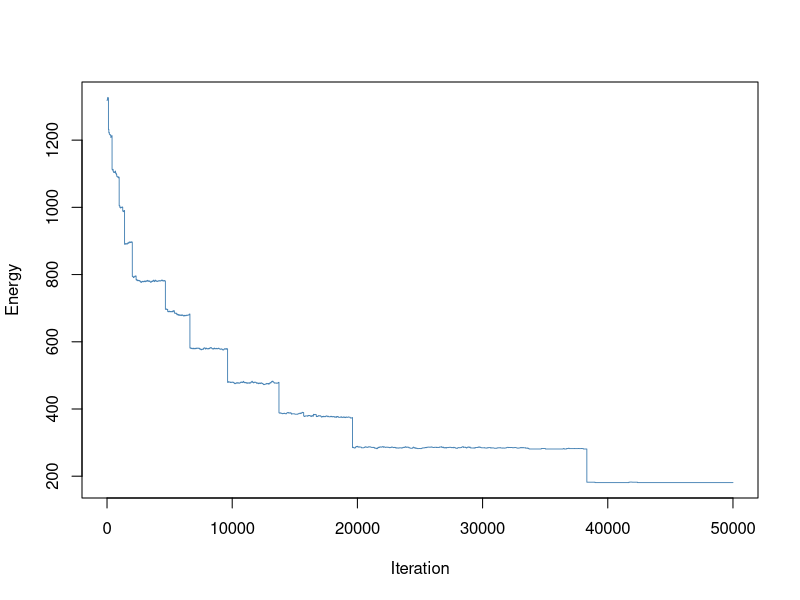

Write the R code that produced this figure. (Note: this script raises an error after producing the figure.)
##----------------------------------------------------------------------
## EVERYTHING YOU NEED TO CHANGE IS IN THIS SECTION OR THE FINAL SECTION

# Number of doctors available
ndoctors <- 5

# Number of nurses
nnurses <- 7

# Number of days in the schedule
ndays <- 7

# Number of staff present for each shift (must have same # of shifts)
# e.g., c(2, 3, 3) has three shifts with 2, 3, 3 people respectively
doctorstaffing <- c(2, 2, 2, 2, 2)
nursestaffing <- c(3, 3, 3, 3, 3)

# Penalties for violating each of six constraints
# Penalty 1: Each instance of three consecutive shifts (including overnight)
# Penalty 2: Each person who does not have two days off AT ALL
# Penalty 3: Each person who does not have two days off IN A ROW
# Penalty 4: Each instance of first shift following last shift on prev day
# Penalty 5: Each instance of working both weekend days (days 1, 2)
# Penalty 6: Weights for the stdev of nurses'/doctors' shifts in the schedule
#            (trying to make everyone work similar amounts)
# Penalty 7: Minimize the maximum number of night shifts each person has
penalties <- c(100, 100, 0.5, 5, 1, 2, 10)  


# Number of iterations (if too small, might not be able to explore enough)
niter <- 50000

# The cooling schedule: what should the temperature be at step i out of n
coolingschedule <- function(i,n)
{
  # If you want greedy optimization, just fix some low temperature
  #return(1e-3)
  
  # Linear cooling schedule from 1 down to 0
  return(1 - (i/(n+1)))
}

## END OF PARAMETER SECTION
##----------------------------------------------------------------------

# (Some things which are calculated automatically)
doctorindices <- c(1,cumsum(doctorstaffing)+1)
nurseindices <- c(1,cumsum(nursestaffing)+1)
nshifts <- length(doctorstaffing)

# Function to calculate the "energy" (total cost of violations)
get_energy <- function(doctorsunwrapped, nursesunwrapped, penalties)
{
  return(get_energy_sub(doctorsunwrapped,penalties)+
           get_energy_sub(nursesunwrapped,penalties))
}

# ...calculates the energy contribution from doctors & nurses separately
get_energy_sub <- function(subsched, penalties) {
  energy <- 0
  
  # Array to keep track of total number of shifts worked by each worker
  totshift <- rep(0, dim(subsched)[1])
  
  # Array to keep track of night shifts for each worker
  night_shifts <- rep(0, dim(subsched)[1])
  
  # Go through the schedule worker by worker...
  for (i in 1:dim(subsched)[1]) {
    # Count number of shifts for that worker
    totshift[i] <- sum(subsched[i,,])
    
    # Track night shifts for this worker (assuming night shift is the last shift)
    night_shifts[i] <- sum(subsched[i,,nshifts] == 1)
    
    # Look at whether worker works the last shift on the last day
    lastshift <- subsched[i, ndays, nshifts]
    
    # Look at whether worker has the last day off
    prevoff <- all(subsched[i, ndays,] == FALSE)
    
    daysoff <- 0
    twoinarow <- 1
    
    # If worked the very last shift, did you work the shift before as well?
    # (looking to capture three shifts in a row wrapping around week to week)
    if (lastshift == 1) {
      lastshift <- lastshift + subsched[i, ndays, nshifts - 1]
    }
    
    # For each day in the schedule...
    for (j in 1:ndays) {
      # If you have the day off, count it;
      # if the previous day was also off, satisfy "two days off in a row"
      if (all(subsched[i, j,] == FALSE)) {
        daysoff <- daysoff + 1
        if (prevoff) {
          twoinarow <- 0
        }
        prevoff <- TRUE
      } else {  # specifically on the second day, if you worked today and yesterday,
        if (!prevoff && j == 2) {  # that's a penalty (treating first two days as the weekend)
          energy <- energy + penalties[5]
        }
        prevoff <- FALSE
      }
      
      # Now check for wraparound shift streaks and assess penalties
      if (subsched[i,j,1] == 1) {
        lastshift <- lastshift + 1
        if (lastshift > 1) {
          energy <- energy + penalties[4]
        }
        if (lastshift > 2) {
          energy <- energy + penalties[1]
        }
      } else {
        lastshift <- 0
      }
      
      # Once that is done, move through the remaining shifts, assessing penalties
      for (k in 2:nshifts) {
        if (subsched[i,j,k] == 1) {
          lastshift <- lastshift + 1
          if (lastshift > 2) {
            energy <- energy + penalties[1]
          }
        } else {
          lastshift <- 0
        }
      }
    }
    
    # After finishing the week, assess penalties related to days off
    energy <- energy + twoinarow * penalties[3] + (daysoff < 2) * penalties[2]
  }
  
  # Penalize energy according to standard deviation among shifts
  energy <- energy + penalties[6] * sd(totshift)
  
  # Penalize the schedule based on the maximum number of night shifts any worker has
  max_night_shifts <- max(night_shifts)
  energy <- energy + penalties[7] * max_night_shifts  # Add penalty for maximum night shifts
  
  return(energy)
}

# Initial point: put people into the schedule in numerical order each day
totalspots <- ndays * sum(doctorstaffing)
initialloop <- rep(1:ndoctors, ceiling(totalspots/ndoctors))
doctorschedule <- matrix(initialloop[1:totalspots], nrow = sum(doctorstaffing), ncol = ndays)
totalspots <- ndays * sum(nursestaffing)
initialloop <- rep(1:nnurses, ceiling(totalspots/nnurses))
nurseschedule <- matrix(initialloop[1:totalspots], nrow = sum(nursestaffing), ncol = ndays)

# Fill in the "unwrapped" schedules (separate schedule for each worker)
doctorsunwrapped <- array(0, c(ndoctors,ndays,nshifts))
for (i in 1:ndays)
{
  for (j in 1:nshifts)
  {
    for (k in doctorindices[j]:(doctorindices[j+1]-1))
    {
      doctorsunwrapped[doctorschedule[k,i],i,j] <- 1
    }
  }
}

nursesunwrapped <- array(0, c(nnurses,ndays,nshifts))
for (i in 1:ndays)
{
  for (j in 1:nshifts)
  {
    for (k in nurseindices[j]:(nurseindices[j+1]-1))
    {
      nursesunwrapped[nurseschedule[k,i],i,j] <- 1
    }
  }
}

# Starting energy...
energy <- rep(0,niter)
energy[1] <- get_energy(doctorsunwrapped, nursesunwrapped, penalties)

# Now run the Gibbs sampler.
for (i in 2:niter)
{
  # Current temperature (from our cooling schedule)
  temperature <- coolingschedule(i,niter)
  
  # Flip a coin to switch either a doctor or a nurse shift.
  if (runif(1) < 0.5)
  {
    # Choose a random shift
    prop <- doctorschedule
    posx <- sample(1:sum(doctorstaffing),1)
    posy <- sample(1:ndays,1)
    
    # Calculate which workers are available to swap into that shift and pick one
    available <- 1:ndoctors
    myblock <- min(which(doctorindices>posx))-1
    for (j in doctorindices[myblock]:(doctorindices[myblock+1]-1))
    {
      if (j != posx)
      {
        available <- setdiff(available, doctorschedule[j,posy])
      }
    }
    prop[posx,posy] <- sample(available,1)
    propunwrapped <- doctorsunwrapped
    propunwrapped[doctorschedule[posx,posy],posy,myblock] <- 0
    propunwrapped[prop[posx,posy],posy,myblock] <- 1
    
    # Calculate energy of new configuration
    new_energy <- get_energy(propunwrapped, nursesunwrapped, penalties)
    
    # With the appropriate probability, update state/energy
    if(runif(1) < exp((energy[i-1]-new_energy)/temperature))
    {
      energy[i] <- new_energy
      doctorschedule <- prop
      doctorsunwrapped <- propunwrapped
    }
    else # otherwise, leave things as they stand.
    {
      energy[i] <- energy[i-1]
    }
  }
  else # same as above, but if you are swapping a nurse
  {
    prop <- nurseschedule
    posx <- sample(1:sum(nursestaffing),1)
    posy <- sample(1:ndays,1)
    available <- 1:nnurses
    myblock <- min(which(nurseindices>posx))-1
    for (j in nurseindices[myblock]:(nurseindices[myblock+1]-1))
    {
      if (j != posx)
      {
        available <- setdiff(available, nurseschedule[j,posy])
      }
    }
    prop[posx,posy] <- sample(available,1)
    
    propunwrapped <- nursesunwrapped
    propunwrapped[nurseschedule[posx,posy],posy,myblock] <- 0
    propunwrapped[prop[posx,posy],posy,myblock] <- 1
    
    new_energy <- get_energy(doctorsunwrapped, propunwrapped, penalties)
    
    if(runif(1) < exp((energy[i-1]-new_energy)/temperature))
    {
      energy[i] <- new_energy
      nurseschedule <- prop
      nursesunwrapped <- propunwrapped
    }
    else
    {
      energy[i] <- energy[i-1]
    }
  }
}

##----------------------------------------------------------------------
## EVERYTHING YOU NEED TO CHANGE IS IN THIS SECTION OR THE FIRST SECTION

# Various things you might want to look at:

# Plotting the energy over time
plot(energy, type="l", col="#4682B4", lwd=0.9, xlab="Iteration", ylab="Energy")

# What was the lowest energy? (Is this necessarily the energy of the final state?)
min(energy)

# Check out our final schedule.
#  The columns are days. If there are three shifts of 2 workers,
#  the first 2 rows are shift 1, the next 2 rows are shift 2, etc.
#  Numbers in table correspond to workers. 1, 2, 3, ...
print(doctorschedule)
print(nurseschedule)

# If you want to look at an individual person's schedule,
#  check the "unwrapped" matrices. For example,
#  the shift schedule for doctor 3 is below; rows are days,
#  columns are shifts, 1 = working, 0 not working
print(doctorsunwrapped[3,,])

## END OF FINAL SECTION
##----------------------------------------------------------------------

# Greedy
##----------------------------------------------------------------------
## EVERYTHING YOU NEED TO CHANGE IS IN THIS SECTION OR THE FINAL SECTION

# Number of doctors available
ndoctors <- 5

# Number of nurses
nnurses <- 7

# Number of days in the schedule
ndays <- 7

# Number of staff present for each shift (must have same # of shifts)
# e.g., c(2, 3, 3) has three shifts with 2, 3, 3 people respectively
doctorstaffing <- c(2, 2, 2, 2, 2)
nursestaffing <- c(3, 3, 3, 3, 3)

# Penalties for violating each of six constraints
# Penalty 1: Each instance of three consecutive shifts (including overnight)
# Penalty 2: Each person who does not have two days off AT ALL
# Penalty 3: Each person who does not have two days off IN A ROW
# Penalty 4: Each instance of first shift following last shift on prev day
# Penalty 5: Each instance of working both weekend days (days 1, 2)
# Penalty 6: Weights for the stdev of nurses'/doctors' shifts in the schedule
#            (trying to make everyone work similar amounts)
penalties <- c(100, 100, 0.5, 5, 1, 2)

# Number of iterations (if too small, might not be able to explore enough)
niter <- 50000

# The cooling schedule: what should the temperature be at step i out of n
coolingschedule <- function(i,n)
{
  # If you want greedy optimization, just fix some low temperature
  return(1e-3)
}

## END OF PARAMETER SECTION
##----------------------------------------------------------------------

# (Some things which are calculated automatically)
doctorindices <- c(1,cumsum(doctorstaffing)+1)
nurseindices <- c(1,cumsum(nursestaffing)+1)
nshifts <- length(doctorstaffing)

# Function to calculate the "energy" (total cost of violations)
get_energy <- function(doctorsunwrapped, nursesunwrapped, penalties)
{
  return(get_energy_sub(doctorsunwrapped,penalties)+
           get_energy_sub(nursesunwrapped,penalties))
}

# ...calculates the energy contribution from doctors & nurses separately
get_energy_sub <- function(subsched, penalties) {
  energy <- 0
  
  # Array to keep track of total number of shifts worked by each worker
  totshift <- rep(0, dim(subsched)[1])
  
  # Array to keep track of night shifts for each worker
  night_shifts <- rep(0, dim(subsched)[1])
  
  # Go through the schedule worker by worker...
  for (i in 1:dim(subsched)[1]) {
    # Count number of shifts for that worker
    totshift[i] <- sum(subsched[i,,])
    
    # Track night shifts for this worker (assuming night shift is the last shift)
    night_shifts[i] <- sum(subsched[i,,nshifts] == 1)
    
    # Look at whether worker works the last shift on the last day
    lastshift <- subsched[i, ndays, nshifts]
    
    # Look at whether worker has the last day off
    prevoff <- all(subsched[i, ndays,] == FALSE)
    
    daysoff <- 0
    twoinarow <- 1
    
    # If worked the very last shift, did you work the shift before as well?
    # (looking to capture three shifts in a row wrapping around week to week)
    if (lastshift == 1) {
      lastshift <- lastshift + subsched[i, ndays, nshifts - 1]
    }
    
    # For each day in the schedule...
    for (j in 1:ndays) {
      # If you have the day off, count it;
      # if the previous day was also off, satisfy "two days off in a row"
      if (all(subsched[i, j,] == FALSE)) {
        daysoff <- daysoff + 1
        if (prevoff) {
          twoinarow <- 0
        }
        prevoff <- TRUE
      } else {  # specifically on the second day, if you worked today and yesterday,
        if (!prevoff && j == 2) {  # that's a penalty (treating first two days as the weekend)
          energy <- energy + penalties[5]
        }
        prevoff <- FALSE
      }
      
      # Now check for wraparound shift streaks and assess penalties
      if (subsched[i,j,1] == 1) {
        lastshift <- lastshift + 1
        if (lastshift > 1) {
          energy <- energy + penalties[4]
        }
        if (lastshift > 2) {
          energy <- energy + penalties[1]
        }
      } else {
        lastshift <- 0
      }
      
      # Once that is done, move through the remaining shifts, assessing penalties
      for (k in 2:nshifts) {
        if (subsched[i,j,k] == 1) {
          lastshift <- lastshift + 1
          if (lastshift > 2) {
            energy <- energy + penalties[1]
          }
        } else {
          lastshift <- 0
        }
      }
    }
    
    # After finishing the week, assess penalties related to days off
    energy <- energy + twoinarow * penalties[3] + (daysoff < 2) * penalties[2]
  }
  
  # Penalize energy according to standard deviation among shifts
  energy <- energy + penalties[6] * sd(totshift)
  
  # Penalize the schedule based on the maximum number of night shifts any worker has
  max_night_shifts <- max(night_shifts)
  energy <- energy + penalties[7] * max_night_shifts  # Add penalty for maximum night shifts
  
  return(energy)
}

# Initial point: put people into the schedule in numerical order each day
totalspots <- ndays * sum(doctorstaffing)
initialloop <- rep(1:ndoctors, ceiling(totalspots/ndoctors))
doctorschedule <- matrix(initialloop[1:totalspots], nrow = sum(doctorstaffing), ncol = ndays)
totalspots <- ndays * sum(nursestaffing)
initialloop <- rep(1:nnurses, ceiling(totalspots/nnurses))
nurseschedule <- matrix(initialloop[1:totalspots], nrow = sum(nursestaffing), ncol = ndays)

# Fill in the "unwrapped" schedules (separate schedule for each worker)
doctorsunwrapped <- array(0, c(ndoctors,ndays,nshifts))
for (i in 1:ndays)
{
  for (j in 1:nshifts)
  {
    for (k in doctorindices[j]:(doctorindices[j+1]-1))
    {
      doctorsunwrapped[doctorschedule[k,i],i,j] <- 1
    }
  }
}

nursesunwrapped <- array(0, c(nnurses,ndays,nshifts))
for (i in 1:ndays)
{
  for (j in 1:nshifts)
  {
    for (k in nurseindices[j]:(nurseindices[j+1]-1))
    {
      nursesunwrapped[nurseschedule[k,i],i,j] <- 1
    }
  }
}

# Starting energy...
energy <- rep(0,niter)
energy[1] <- get_energy(doctorsunwrapped, nursesunwrapped, penalties)

# Now run the Gibbs sampler.
for (i in 2:niter)
{
  # Current temperature (from our cooling schedule)
  temperature <- coolingschedule(i,niter)
  
  # Flip a coin to switch either a doctor or a nurse shift.
  if (runif(1) < 0.5)
  {
    # Choose a random shift
    prop <- doctorschedule
    posx <- sample(1:sum(doctorstaffing),1)
    posy <- sample(1:ndays,1)
    
    # Calculate which workers are available to swap into that shift and pick one
    available <- 1:ndoctors
    myblock <- min(which(doctorindices>posx))-1
    for (j in doctorindices[myblock]:(doctorindices[myblock+1]-1))
    {
      if (j != posx)
      {
        available <- setdiff(available, doctorschedule[j,posy])
      }
    }
    prop[posx,posy] <- sample(available,1)
    propunwrapped <- doctorsunwrapped
    propunwrapped[doctorschedule[posx,posy],posy,myblock] <- 0
    propunwrapped[prop[posx,posy],posy,myblock] <- 1
    
    # Calculate energy of new configuration
    new_energy <- get_energy(propunwrapped, nursesunwrapped, penalties)
    
    # With the appropriate probability, update state/energy
    if(runif(1) < exp((energy[i-1]-new_energy)/temperature))
    {
      energy[i] <- new_energy
      doctorschedule <- prop
      doctorsunwrapped <- propunwrapped
    }
    else # otherwise, leave things as they stand.
    {
      energy[i] <- energy[i-1]
    }
  }
  else # same as above, but if you are swapping a nurse
  {
    prop <- nurseschedule
    posx <- sample(1:sum(nursestaffing),1)
    posy <- sample(1:ndays,1)
    available <- 1:nnurses
    myblock <- min(which(nurseindices>posx))-1
    for (j in nurseindices[myblock]:(nurseindices[myblock+1]-1))
    {
      if (j != posx)
      {
        available <- setdiff(available, nurseschedule[j,posy])
      }
    }
    prop[posx,posy] <- sample(available,1)
    
    propunwrapped <- nursesunwrapped
    propunwrapped[nurseschedule[posx,posy],posy,myblock] <- 0
    propunwrapped[prop[posx,posy],posy,myblock] <- 1
    
    new_energy <- get_energy(doctorsunwrapped, propunwrapped, penalties)
    
    if(runif(1) < exp((energy[i-1]-new_energy)/temperature))
    {
      energy[i] <- new_energy
      nurseschedule <- prop
      nursesunwrapped <- propunwrapped
    }
    else
    {
      energy[i] <- energy[i-1]
    }
  }
}

##----------------------------------------------------------------------
## EVERYTHING YOU NEED TO CHANGE IS IN THIS SECTION OR THE FIRST SECTION

# Various things you might want to look at:
# Plotting the energy over time
lines(energy, type = "l", col = "#FFA500", lwd = 0.9, xlab = "Iteration", ylab = "Energy")

# What was the lowest energy? (Is this necessarily the energy of the final state?)
min(energy)

# Check out our final schedule.
#  The columns are days. If there are three shifts of 2 workers,
#  the first 2 rows are shift 1, the next 2 rows are shift 2, etc.
#  Numbers in table correspond to workers. 1, 2, 3, ...
print(doctorschedule)
print(nurseschedule)

# If you want to look at an individual person's schedule,
#  check the "unwrapped" matrices. For example,
#  the shift schedule for doctor 3 is below; rows are days,
#  columns are shifts, 1 = working, 0 not working
print(doctorsunwrapped[3,,])

## END OF FINAL SECTION
##----------------------------------------------------------------------


#Log

##----------------------------------------------------------------------
## EVERYTHING YOU NEED TO CHANGE IS IN THIS SECTION OR THE FINAL SECTION

# Number of doctors available
ndoctors <- 5

# Number of nurses
nnurses <- 7

# Number of days in the schedule
ndays <- 7

# Number of staff present for each shift (must have same # of shifts)
# e.g., c(2, 3, 3) has three shifts with 2, 3, 3 people respectively
doctorstaffing <- c(2, 2, 2, 2, 2)
nursestaffing <- c(3, 3, 3, 3, 3)

# Penalties for violating each of six constraints
# Penalty 1: Each instance of three consecutive shifts (including overnight)
# Penalty 2: Each person who does not have two days off AT ALL
# Penalty 3: Each person who does not have two days off IN A ROW
# Penalty 4: Each instance of first shift following last shift on prev day
# Penalty 5: Each instance of working both weekend days (days 1, 2)
# Penalty 6: Weights for the stdev of nurses'/doctors' shifts in the schedule
#            (trying to make everyone work similar amounts)
penalties <- c(100, 100, 0.5, 5, 1, 2)

# Number of iterations (if too small, might not be able to explore enough)
niter <- 50000

# The cooling schedule: what should the temperature be at step i out of n
coolingschedule <- function(i,n)
{
  # Log cooling schedule
  return(0.02/log(1+(i+1)/n))
}

## END OF PARAMETER SECTION
##----------------------------------------------------------------------

# (Some things which are calculated automatically)
doctorindices <- c(1,cumsum(doctorstaffing)+1)
nurseindices <- c(1,cumsum(nursestaffing)+1)
nshifts <- length(doctorstaffing)

# Function to calculate the "energy" (total cost of violations)
get_energy <- function(doctorsunwrapped, nursesunwrapped, penalties)
{
  return(get_energy_sub(doctorsunwrapped,penalties)+
           get_energy_sub(nursesunwrapped,penalties))
}
get_energy_sub <- function(subsched, penalties) {
  energy <- 0
  
  # Array to keep track of total number of shifts worked by each worker
  totshift <- rep(0, dim(subsched)[1])
  
  # Array to keep track of night shifts for each worker
  night_shifts <- rep(0, dim(subsched)[1])
  
  # Go through the schedule worker by worker...
  for (i in 1:dim(subsched)[1]) {
    # Count number of shifts for that worker
    totshift[i] <- sum(subsched[i,,])
    
    # Track night shifts for this worker (assuming night shift is the last shift)
    night_shifts[i] <- sum(subsched[i,,nshifts] == 1)
    
    # Look at whether worker works the last shift on the last day
    lastshift <- subsched[i, ndays, nshifts]
    
    # Look at whether worker has the last day off
    prevoff <- all(subsched[i, ndays,] == FALSE)
    
    daysoff <- 0
    twoinarow <- 1
    
    # If worked the very last shift, did you work the shift before as well?
    # (looking to capture three shifts in a row wrapping around week to week)
    if (lastshift == 1) {
      lastshift <- lastshift + subsched[i, ndays, nshifts - 1]
    }
    
    # For each day in the schedule...
    for (j in 1:ndays) {
      # If you have the day off, count it;
      # if the previous day was also off, satisfy "two days off in a row"
      if (all(subsched[i, j,] == FALSE)) {
        daysoff <- daysoff + 1
        if (prevoff) {
          twoinarow <- 0
        }
        prevoff <- TRUE
      } else {  # specifically on the second day, if you worked today and yesterday,
        if (!prevoff && j == 2) {  # that's a penalty (treating first two days as the weekend)
          energy <- energy + penalties[5]
        }
        prevoff <- FALSE
      }
      
      # Now check for wraparound shift streaks and assess penalties
      if (subsched[i,j,1] == 1) {
        lastshift <- lastshift + 1
        if (lastshift > 1) {
          energy <- energy + penalties[4]
        }
        if (lastshift > 2) {
          energy <- energy + penalties[1]
        }
      } else {
        lastshift <- 0
      }
      
      # Once that is done, move through the remaining shifts, assessing penalties
      for (k in 2:nshifts) {
        if (subsched[i,j,k] == 1) {
          lastshift <- lastshift + 1
          if (lastshift > 2) {
            energy <- energy + penalties[1]
          }
        } else {
          lastshift <- 0
        }
      }
    }
    
    # After finishing the week, assess penalties related to days off
    energy <- energy + twoinarow * penalties[3] + (daysoff < 2) * penalties[2]
  }
  
  # Penalize energy according to standard deviation among shifts
  energy <- energy + penalties[6] * sd(totshift)
  
  # Penalize the schedule based on the maximum number of night shifts any worker has
  max_night_shifts <- max(night_shifts)
  energy <- energy + penalties[7] * max_night_shifts  # Add penalty for maximum night shifts
  
  return(energy)
}

# Initial point: put people into the schedule in numerical order each day
totalspots <- ndays * sum(doctorstaffing)
initialloop <- rep(1:ndoctors, ceiling(totalspots/ndoctors))
doctorschedule <- matrix(initialloop[1:totalspots], nrow = sum(doctorstaffing), ncol = ndays)
totalspots <- ndays * sum(nursestaffing)
initialloop <- rep(1:nnurses, ceiling(totalspots/nnurses))
nurseschedule <- matrix(initialloop[1:totalspots], nrow = sum(nursestaffing), ncol = ndays)

# Fill in the "unwrapped" schedules (separate schedule for each worker)
doctorsunwrapped <- array(0, c(ndoctors,ndays,nshifts))
for (i in 1:ndays)
{
  for (j in 1:nshifts)
  {
    for (k in doctorindices[j]:(doctorindices[j+1]-1))
    {
      doctorsunwrapped[doctorschedule[k,i],i,j] <- 1
    }
  }
}

nursesunwrapped <- array(0, c(nnurses,ndays,nshifts))
for (i in 1:ndays)
{
  for (j in 1:nshifts)
  {
    for (k in nurseindices[j]:(nurseindices[j+1]-1))
    {
      nursesunwrapped[nurseschedule[k,i],i,j] <- 1
    }
  }
}

# Starting energy...
energy <- rep(0,niter)
energy[1] <- get_energy(doctorsunwrapped, nursesunwrapped, penalties)

# Now run the Gibbs sampler.
for (i in 2:niter)
{
  # Current temperature (from our cooling schedule)
  temperature <- coolingschedule(i,niter)
  
  # Flip a coin to switch either a doctor or a nurse shift.
  if (runif(1) < 0.5)
  {
    # Choose a random shift
    prop <- doctorschedule
    posx <- sample(1:sum(doctorstaffing),1)
    posy <- sample(1:ndays,1)
    
    # Calculate which workers are available to swap into that shift and pick one
    available <- 1:ndoctors
    myblock <- min(which(doctorindices>posx))-1
    for (j in doctorindices[myblock]:(doctorindices[myblock+1]-1))
    {
      if (j != posx)
      {
        available <- setdiff(available, doctorschedule[j,posy])
      }
    }
    prop[posx,posy] <- sample(available,1)
    propunwrapped <- doctorsunwrapped
    propunwrapped[doctorschedule[posx,posy],posy,myblock] <- 0
    propunwrapped[prop[posx,posy],posy,myblock] <- 1
    
    # Calculate energy of new configuration
    new_energy <- get_energy(propunwrapped, nursesunwrapped, penalties)
    
    # With the appropriate probability, update state/energy
    if(runif(1) < exp((energy[i-1]-new_energy)/temperature))
    {
      energy[i] <- new_energy
      doctorschedule <- prop
      doctorsunwrapped <- propunwrapped
    }
    else # otherwise, leave things as they stand.
    {
      energy[i] <- energy[i-1]
    }
  }
  else # same as above, but if you are swapping a nurse
  {
    prop <- nurseschedule
    posx <- sample(1:sum(nursestaffing),1)
    posy <- sample(1:ndays,1)
    available <- 1:nnurses
    myblock <- min(which(nurseindices>posx))-1
    for (j in nurseindices[myblock]:(nurseindices[myblock+1]-1))
    {
      if (j != posx)
      {
        available <- setdiff(available, nurseschedule[j,posy])
      }
    }
    prop[posx,posy] <- sample(available,1)
    
    propunwrapped <- nursesunwrapped
    propunwrapped[nurseschedule[posx,posy],posy,myblock] <- 0
    propunwrapped[prop[posx,posy],posy,myblock] <- 1
    
    new_energy <- get_energy(doctorsunwrapped, propunwrapped, penalties)
    
    if(runif(1) < exp((energy[i-1]-new_energy)/temperature))
    {
      energy[i] <- new_energy
      nurseschedule <- prop
      nursesunwrapped <- propunwrapped
    }
    else
    {
      energy[i] <- energy[i-1]
    }
  }
}

##----------------------------------------------------------------------
## EVERYTHING YOU NEED TO CHANGE IS IN THIS SECTION OR THE FIRST SECTION

# Various things you might want to look at:

# Plotting the energy over time
# Add the second line with a red dashed line
lines(energy, type="l", col="#006400", lwd=0.9, lty=1)  #

# What was the lowest energy? (Is this necessarily the energy of the final state?)
min(energy)

# Check out our final schedule.
#  The columns are days. If there are three shifts of 2 workers,
#  the first 2 rows are shift 1, the next 2 rows are shift 2, etc.
#  Numbers in table correspond to workers. 1, 2, 3, ...
print(doctorschedule)
print(nurseschedule)

# If you want to look at an individual person's schedule,
#  check the "unwrapped" matrices. For example,
#  the shift schedule for doctor 3 is below; rows are days,
#  columns are shifts, 1 = working, 0 not working
print(doctorsunwrapped[3,,])

## END OF FINAL SECTION
##----------------------------------------------------------------------


# Exponential
##----------------------------------------------------------------------
## EVERYTHING YOU NEED TO CHANGE IS IN THIS SECTION OR THE FINAL SECTION

# Number of doctors available
ndoctors <- 7

# Number of nurses
nnurses <- 10

# Number of days in the schedule
ndays <- 7

# Number of staff present for each shift (must have same # of shifts)
# e.g., c(2, 3, 3) has three shifts with 2, 3, 3 people respectively
doctorstaffing <- c(2, 2, 2, 2, 2)
nursestaffing <- c(3, 3, 3, 3, 3)

# Penalties for violating each of six constraints
penalties <- c(100, 100, 0.5, 5, 1, 2)

# Number of iterations
niter <- 50000

# Exponential cooling schedule
coolingschedule <- function(i, n) {
  T0 <- 1 # Initial temperature
  alpha <- 5 / n # Decay rate (adjust this as needed for your application)
  return(T0 * exp(-alpha * i))
}

## END OF PARAMETER SECTION
##----------------------------------------------------------------------

# Calculate indices for doctors and nurses
doctorindices <- c(1, cumsum(doctorstaffing) + 1)
nurseindices <- c(1, cumsum(nursestaffing) + 1)
nshifts <- length(doctorstaffing)

# Function to calculate the "energy" (total cost of violations)
get_energy <- function(doctorsunwrapped, nursesunwrapped, penalties) {
  return(get_energy_sub(doctorsunwrapped, penalties) +
           get_energy_sub(nursesunwrapped, penalties))
}

get_energy_sub <- function(subsched, penalties) {
  energy <- 0
  
  # Array to keep track of total number of shifts worked by each worker
  totshift <- rep(0, dim(subsched)[1])
  
  # Array to keep track of night shifts for each worker
  night_shifts <- rep(0, dim(subsched)[1])
  
  # Go through the schedule worker by worker...
  for (i in 1:dim(subsched)[1]) {
    # Count number of shifts for that worker
    totshift[i] <- sum(subsched[i,,])
    
    # Track night shifts for this worker (assuming night shift is the last shift)
    night_shifts[i] <- sum(subsched[i,,nshifts] == 1)
    
    # Look at whether worker works the last shift on the last day
    lastshift <- subsched[i, ndays, nshifts]
    
    # Look at whether worker has the last day off
    prevoff <- all(subsched[i, ndays,] == FALSE)
    
    daysoff <- 0
    twoinarow <- 1
    
    # If worked the very last shift, did you work the shift before as well?
    # (looking to capture three shifts in a row wrapping around week to week)
    if (lastshift == 1) {
      lastshift <- lastshift + subsched[i, ndays, nshifts - 1]
    }
    
    # For each day in the schedule...
    for (j in 1:ndays) {
      # If you have the day off, count it;
      # if the previous day was also off, satisfy "two days off in a row"
      if (all(subsched[i, j,] == FALSE)) {
        daysoff <- daysoff + 1
        if (prevoff) {
          twoinarow <- 0
        }
        prevoff <- TRUE
      } else {  # specifically on the second day, if you worked today and yesterday,
        if (!prevoff && j == 2) {  # that's a penalty (treating first two days as the weekend)
          energy <- energy + penalties[5]
        }
        prevoff <- FALSE
      }
      
      # Now check for wraparound shift streaks and assess penalties
      if (subsched[i,j,1] == 1) {
        lastshift <- lastshift + 1
        if (lastshift > 1) {
          energy <- energy + penalties[4]
        }
        if (lastshift > 2) {
          energy <- energy + penalties[1]
        }
      } else {
        lastshift <- 0
      }
      
      # Once that is done, move through the remaining shifts, assessing penalties
      for (k in 2:nshifts) {
        if (subsched[i,j,k] == 1) {
          lastshift <- lastshift + 1
          if (lastshift > 2) {
            energy <- energy + penalties[1]
          }
        } else {
          lastshift <- 0
        }
      }
    }
    
    # After finishing the week, assess penalties related to days off
    energy <- energy + twoinarow * penalties[3] + (daysoff < 2) * penalties[2]
  }
  
  # Penalize energy according to standard deviation among shifts
  energy <- energy + penalties[6] * sd(totshift)
  
  # Penalize the schedule based on the maximum number of night shifts any worker has
  max_night_shifts <- max(night_shifts)
  energy <- energy + penalties[7] * max_night_shifts  # Add penalty for maximum night shifts
  
  return(energy)
}

# Initial schedules
totalspots <- ndays * sum(doctorstaffing)
initialloop <- rep(1:ndoctors, ceiling(totalspots / ndoctors))
doctorschedule <- matrix(initialloop[1:totalspots], nrow = sum(doctorstaffing), ncol = ndays)
totalspots <- ndays * sum(nursestaffing)
initialloop <- rep(1:nnurses, ceiling(totalspots / nnurses))
nurseschedule <- matrix(initialloop[1:totalspots], nrow = sum(nursestaffing), ncol = ndays)

# Unwrapped schedules for each worker
doctorsunwrapped <- array(0, c(ndoctors, ndays, nshifts))
for (i in 1:ndays) {
  for (j in 1:nshifts) {
    for (k in doctorindices[j]:(doctorindices[j + 1] - 1)) {
      doctorsunwrapped[doctorschedule[k, i], i, j] <- 1
    }
  }
}

nursesunwrapped <- array(0, c(nnurses, ndays, nshifts))
for (i in 1:ndays) {
  for (j in 1:nshifts) {
    for (k in nurseindices[j]:(nurseindices[j + 1] - 1)) {
      nursesunwrapped[nurseschedule[k, i], i, j] <- 1
    }
  }
}

# Starting energy
energy <- rep(0, niter)
energy[1] <- get_energy(doctorsunwrapped, nursesunwrapped, penalties)

# Gibbs sampler with exponential cooling schedule
for (i in 2:niter) {
  temperature <- coolingschedule(i, niter)
  
  if (runif(1) < 0.5) {
    prop <- doctorschedule
    posx <- sample(1:sum(doctorstaffing), 1)
    posy <- sample(1:ndays, 1)
    available <- 1:ndoctors
    myblock <- min(which(doctorindices > posx)) - 1
    for (j in doctorindices[myblock]:(doctorindices[myblock + 1] - 1)) {
      if (j != posx) {
        available <- setdiff(available, doctorschedule[j, posy])
      }
    }
    prop[posx, posy] <- sample(available, 1)
    propunwrapped <- doctorsunwrapped
    propunwrapped[doctorschedule[posx, posy], posy, myblock] <- 0
    propunwrapped[prop[posx, posy], posy, myblock] <- 1
    new_energy <- get_energy(propunwrapped, nursesunwrapped, penalties)
    if (runif(1) < exp((energy[i - 1] - new_energy) / temperature)) {
      energy[i] <- new_energy
      doctorschedule <- prop
      doctorsunwrapped <- propunwrapped
    } else {
      energy[i] <- energy[i - 1]
    }
  } else {
    prop <- nurseschedule
    posx <- sample(1:sum(nursestaffing), 1)
    posy <- sample(1:ndays, 1)
    available <- 1:nnurses
    myblock <- min(which(nurseindices > posx)) - 1
    for (j in nurseindices[myblock]:(nurseindices[myblock + 1] - 1)) {
      if (j != posx) {
        available <- setdiff(available, nurseschedule[j, posy])
      }
    }
    prop[posx, posy] <- sample(available, 1)
    propunwrapped <- nursesunwrapped
    propunwrapped[nurseschedule[posx, posy], posy, myblock] <- 0
    propunwrapped[prop[posx, posy], posy, myblock] <- 1
    new_energy <- get_energy(doctorsunwrapped, propunwrapped, penalties)
    if (runif(1) < exp((energy[i - 1] - new_energy) / temperature)) {
      energy[i] <- new_energy
      nurseschedule <- prop
      nursesunwrapped <- propunwrapped
    } else {
      energy[i] <- energy[i - 1]
    }
  }
}

##----------------------------------------------------------------------
## EVERYTHING YOU NEED TO CHANGE IS IN THIS SECTION OR THE FIRST SECTION

# Lowest energy achieved
cat("Lowest Energy:", min(energy), "\n")

# Final schedules for doctors and nurses
print("Final Doctors Schedule:")
print(doctorschedule)
print("Final Nurses Schedule:")
print(nurseschedule)

# Example: Doctor 3's unwrapped schedule
print("Doctor 3's Schedule:")
print(doctorsunwrapped[3, , ])

## END OF FINAL SECTION
##----------------------------------------------------------------------

# Plotting the energy over time
lines(energy, type = "l", col = "#B22222", lwd = 0.75)

# Lowest energy achieved
min_energy <- min(energy)
cat("Lowest energy:", min_energy, "\n")

## END OF PROGRAM


# Add custom legend
legend("topright", 
       legend = c("Linear", "Greedy", "Log", "Exponential"),  # New legend text
       col = c("#4682B4", "#FFA500", "#006400","#B22222"),                # Colors of the lines
       lty = c(1, 1),                          # Line types for each
       lwd = c(2, 2),                          # Line widths for each
       box.lwd = 0.5)                          # Border line width around the legend

title(main = "Energy vs. Time")
